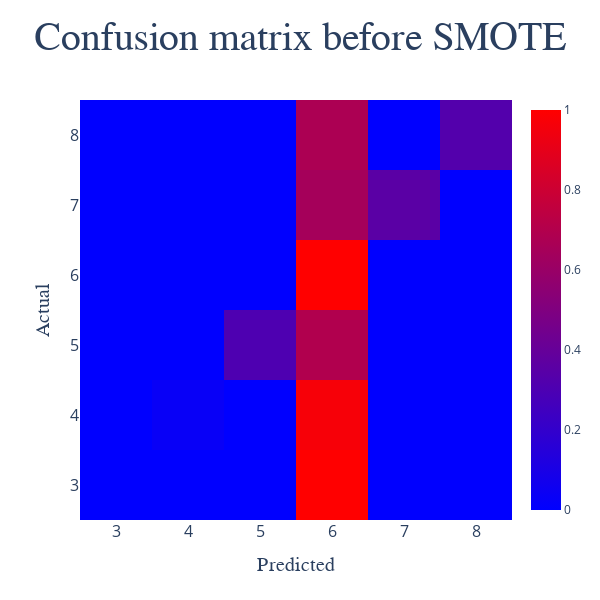

This figure's notebook cell:
### Code cell
labels = list(range(3, 9))

fig = go.Figure(
    data = go.Heatmap(
        z = cm_norm,
        x = labels,
        y = labels,
        zmin = 0,
        zmax = 1,
        colorscale = [
            [0, 'blue'],
            [1, 'red']
        ],
        text = cm_norm.values.round(2)
    ),
    layout = go.Layout(
        title = {
            'text': 'Confusion matrix before SMOTE',
            'font': {'size': 40, 'family': "Gulliver"},
            'x': 0.5
        },
        yaxis_title = {
            'font': {'size': 20, 'family': 'Gulliver'},
            'text': 'Actual'
        },
        xaxis_title = {
            'font': {'size': 20, 'family': 'Gulliver'},
            'text': 'Predicted'
        },
        width = 600,
        height = 600
    )
)

fig.update_xaxes(tickfont=dict(size = 16))
fig.update_yaxes(tickfont=dict(size = 16))

fig.show()

### Figure 1 — Plotly figure (JSON) as saved in the notebook; plotly's stock layout.template omitted (floating-point values rounded to 4 significant figures)
{"data": [{"colorscale": [[0, "blue"], [1, "red"]], "text": [[0, 0, 0, 1, 0, 0], [0, 0.03, 0, 0.97, 0, 0], [0, 0, 0.3, 0.7, 0, 0], [0, 0, 0, 1, 0, 0], [0, 0, 0, 0.65, 0.35, 0], [0, 0, 0, 0.67, 0, 0.33]], "type": "heatmap", "x": [3, 4, 5, 6, 7, 8], "y": [3, 4, 5, 6, 7, 8], "z": [[0, 0, 0, 1, 0, 0], [0, 0.03125, 0, 0.9688, 0, 0], [0, 0, 0.3045, 0.6955, 0, 0], [0, 0, 0, 1, 0, 0], [0, 0, 0, 0.6473, 0.3527, 0], [0, 0, 0, 0.6744, 0, 0.3256]], "zmax": 1, "zmin": 0}], "layout": {"height": 600, "title": {"font": {"family": "Gulliver", "size": 40}, "text": "Confusion matrix before SMOTE", "x": 0.5}, "width": 600, "xaxis": {"tickfont": {"size": 16}, "title": {"font": {"family": "Gulliver", "size": 20}, "text": "Predicted"}}, "yaxis": {"tickfont": {"size": 16}, "title": {"font": {"family": "Gulliver", "size": 20}, "text": "Actual"}}}}
